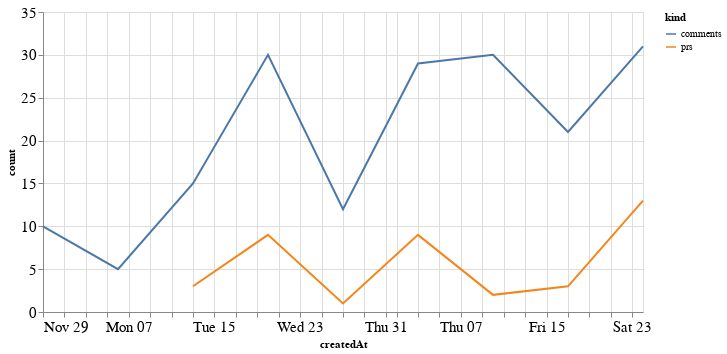

Notebook source saved alongside this figure:
### Code cell
alt.Chart(total_time, width=600).mark_line().encode(
    x='createdAt',
    y='count',
    color='kind'
)

### Figure 1 — Vega-Lite specification as saved in the notebook (floating-point values rounded to 4 significant figures)
{"config": {"axisLeft": {"labelFontSize": 15}, "axisBottom": {"labelFontSize": 15}}, "data": {"name": "data-cbc3a95a39a4ecfcf96df373b799d93c"}, "mark": "line", "encoding": {"color": {"type": "nominal", "field": "kind"}, "x": {"type": "temporal", "field": "createdAt"}, "y": {"type": "quantitative", "field": "count"}}, "width": 600, "$schema": "https://vega.github.io/schema/vega-lite/v4.8.1.json", "datasets": {"data-cbc3a95a39a4ecfcf96df373b799d93c": [{"createdAt": "2020-12-13T00:00:00", "kind": "prs", "count": 3.0}, {"createdAt": "2020-12-20T00:00:00", "kind": "prs", "count": 9.0}, {"createdAt": "2020-12-27T00:00:00", "kind": "prs", "count": 1.0}, {"createdAt": "2021-01-03T00:00:00", "kind": "prs", "count": 9.0}, {"createdAt": "2021-01-10T00:00:00", "kind": "prs", "count": 2.0}, {"createdAt": "2021-01-17T00:00:00", "kind": "prs", "count": 3.0}, {"createdAt": "2021-01-24T00:00:00", "kind": "prs", "count": 13.0}, {"createdAt": "2020-11-29T00:00:00", "kind": "prs", "count": null}, {"createdAt": "2020-12-06T00:00:00", "kind": "prs", "count": null}, {"createdAt": "2020-12-13T00:00:00", "kind": "comments", "count": 15.0}, {"createdAt": "2020-12-20T00:00:00", "kind": "comments", "count": 30.0}, {"createdAt": "2020-12-27T00:00:00", "kind": "comments", "count": 12.0}, {"createdAt": "2021-01-03T00:00:00", "kind": "comments", "count": 29.0}, {"createdAt": "2021-01-10T00:00:00", "kind": "comments", "count": 30.0}, {"createdAt": "2021-01-17T00:00:00", "kind": "comments", "count": 21.0}, {"createdAt": "2021-01-24T00:00:00", "kind": "comments", "count": 31.0}, {"createdAt": "2020-11-29T00:00:00", "kind": "comments", "count": 10.0}, {"createdAt": "2020-12-06T00:00:00", "kind": "comments", "count": 5.0}]}}
